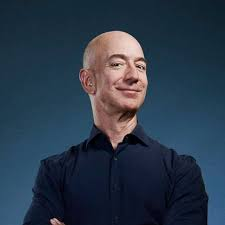
#> input picture original.jpg, 225 x 225 px
$ python app.py   (older library calls are emulated)
#> lines starting #> are read from the running program, lines starting #| are printed output that depends on the picture; after the words box and inside, x2 and y2 are one past the last pixel; in counts of white or black regions, pixels touching at a corner belong together
import cv2
import numpy as np

def prewitt_edge_detection(image):
    kernels = [np.array([[-1, -1, -1], [0, 0, 0], [1, 1, 1]]),
               np.array([[-1, 0, 1], [-1, 0, 1], [-1, 0, 1]])]

    results = [cv2.filter2D(image, cv2.CV_64F, kernel) for kernel in kernels]
    magnitude = np.max(results, axis=0)

    # Normalize and convert to uint8
    magnitude = cv2.normalize(magnitude, None, 0, 255, cv2.NORM_MINMAX, cv2.CV_8U)
    magnitude=inverseAndthreshold(magnitude)

    return magnitude

def sobel_edge_detection(image):
    kernels = [np.array([[-1, -2, -1], [0, 0, 0], [1, 2, 1]]),
               np.array([[-1, 0, 1], [-2, 0, 2], [-1, 0, 1]])]

    results = [cv2.filter2D(image, cv2.CV_64F, kernel) for kernel in kernels]
    magnitude = np.max(results, axis=0)

    # Normalize and convert to uint8
    magnitude = cv2.normalize(magnitude, None, 0, 255, cv2.NORM_MINMAX, cv2.CV_8U)
    magnitude=inverseAndthreshold(magnitude)

    return magnitude

def kirsch_edge_detection(image):
    kernels = [np.array([[-3, -3, 5], [-3, 0, 5], [-3, -3, 5]]),
               np.array([[-3, 5, 5], [-3, 0, 5], [-3, -3, -3]]),
               np.array([[5, 5, 5], [-3, 0, -3], [-3, -3, -3]]),
               np.array([[5, 5, -3], [5, 0, -3], [-3, -3, -3]]),
               np.array([[5, -3, -3], [5, 0, -3], [5, -3, -3]]),
               np.array([[-3, -3, -3], [5, 0, -3], [5, 5, 5]]),
               np.array([[-3, -3, -3], [-3, 0, -3], [5, 5, 5]]),
               np.array([[-3, -3, -3], [-3, 0, 5], [-3, 5, 5]])]

    results = [cv2.filter2D(image, cv2.CV_64F, kernel) for kernel in kernels]
    magnitude = np.max(results, axis=0)

    # Normalize and convert to uint8
    magnitude = cv2.normalize(magnitude, None, 0, 255, cv2.NORM_MINMAX, cv2.CV_8U)
    magnitude=inverseAndthreshold(magnitude)

    return magnitude

def canny_edge_detection(image):
    # Convert the image to grayscale
    # gray = cv2.cvtColor(image, cv2.COLOR_BGR2GRAY)

    # Apply Canny edge detector
    edges = cv2.Canny(image, 50, 150)
    edges=inverseAndthreshold(edges)

    return edges

def LoG_edge_detection(image):
    blurred = cv2.GaussianBlur(image, (5, 5), 0)

    # Apply Laplacian of Gaussian
    edges_log = cv2.Laplacian(blurred, cv2.CV_64F)

    # Normalize and convert to uint8
    edges_log = cv2.normalize(edges_log, None, 0, 255, cv2.NORM_MINMAX, cv2.CV_8U)
    edges_log=inverseAndthreshold(edges_log)

    return edges_log

def inverseAndthreshold(edge):
    edge=cv2.bitwise_not(edge)
    edge = cv2.adaptiveThreshold(edge,255,cv2.ADAPTIVE_THRESH_MEAN_C,cv2.THRESH_BINARY,9,9)

    return edge

def cartoon(edge):
    color=cv2.bilateralFilter(img,9,250,250)
    cartoon =  cv2.bitwise_and(color,color,mask=edge)

    return cartoon

img= cv2.imread("original.jpg")
#> img is the input picture: shape (225, 225, 3); mean B, G, R 73.2, 56.8, 42.4
gray = cv2.cvtColor(img, cv2.COLOR_BGR2GRAY)
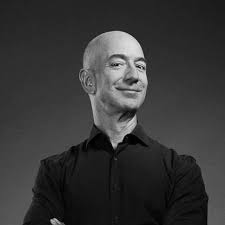
#> gray: shape (225, 225); min 0, max 227, mean 54.4
# gray=cv2.medianBlur(gray,3)

# Prewitt
pre_edges=prewitt_edge_detection(gray)
#> in prewitt_edge_detection, `results = [cv2.filter2D(image, cv2.CV_64F, kernel) for kernel in kerne..`: results = 2 items
#> in inverseAndthreshold, `edge = cv2.adaptiveThreshold(edge,255,cv2.ADAPTIVE_THRESH_MEAN_C,cv2.T..`: edge: shape (225, 225); 95.4% white; black in thin lines or dots, all inside (x1, y1, x2, y2) = (21, 30, 210, 225)
pre_cartoon=cartoon(pre_edges)

# Sobel's
s_edge=sobel_edge_detection(gray)
#> in inverseAndthreshold (call 2), `edge = cv2.adaptiveThreshold(edge,255,cv2.ADAPTIVE_THRESH_MEAN_C,cv2.T..`:
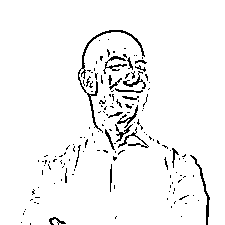
#> edge: shape (225, 225); 95.6% white; black in thin lines or dots, all inside (x1, y1, x2, y2) = (21, 30, 210, 225)
s_cartoon=cartoon(s_edge)

# Kirsch
kirsch_edge=kirsch_edge_detection(gray)
#> in kirsch_edge_detection, `results = [cv2.filter2D(image, cv2.CV_64F, kernel) for kernel in kerne..`: results = 8 items
#> in kirsch_edge_detection, `magnitude = np.max(results, axis=0)`:
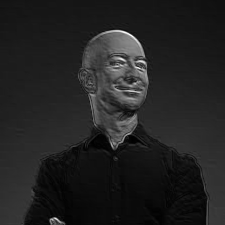
#> magnitude: shape (225, 225) float64; min 5, max 3289, mean 451.7; drawn with min black and max white
k_cartoon=cartoon(kirsch_edge)

# Canny
c_edge=canny_edge_detection(gray)
#> in canny_edge_detection, `edges = cv2.Canny(image, 50, 150)`:
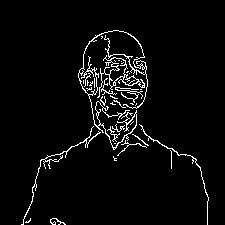
#> edges: shape (225, 225); 4.1% white in thin lines or dots, all inside (x1, y1, x2, y2) = (21, 30, 209, 225)
c_cartoon=cartoon(c_edge)

# LaplacianOfGaussian
l_edge=LoG_edge_detection(gray)
#> in LoG_edge_detection, `edges_log = cv2.Laplacian(blurred, cv2.CV_64F)`:
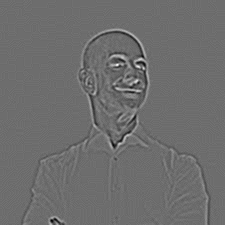
#> edges_log: shape (225, 225) float64; min -50, max 66, mean 0; drawn with min black and max white
#> in inverseAndthreshold (call 5), `edge=cv2.bitwise_not(edge)`:
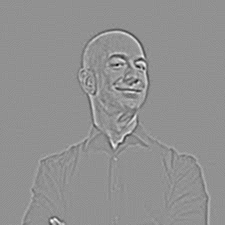
#> edge: shape (225, 225); min 0, max 255, mean 145
#> in inverseAndthreshold (call 5), `edge = cv2.adaptiveThreshold(edge,255,cv2.ADAPTIVE_THRESH_MEAN_C,cv2.T..`: edge: shape (225, 225); 93.9% white; black in thin lines or dots, all inside (x1, y1, x2, y2) = (17, 28, 214, 225)
l_cartoon=cartoon(l_edge)
#> in cartoon (call 5), `cartoon =  cv2.bitwise_and(color,color,mask=edge)`:
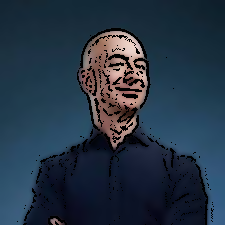
#> cartoon: shape (225, 225, 3); mean B, G, R 68.5, 52.3, 37.2


cv2.imshow("orginal image",img)
cv2.imshow("gray",gray)
cv2.imshow("prewitt intermediate",pre_edges)
cv2.imshow("Sobel's intermediate",s_edge)
cv2.imshow("kirsch intermediate",kirsch_edge)
cv2.imshow("Canny intermediate",c_edge)
cv2.imshow("LoG intermediate",l_edge)
cv2.imshow("prewitt cartoon",pre_cartoon)
cv2.imshow("Sobel's cartoon",s_cartoon)
cv2.imshow("kirsch cartoon",k_cartoon)
cv2.imshow("Canny cartoon",c_cartoon)
cv2.imshow("LoG cartoon",l_cartoon)

cv2.waitKey(0)
